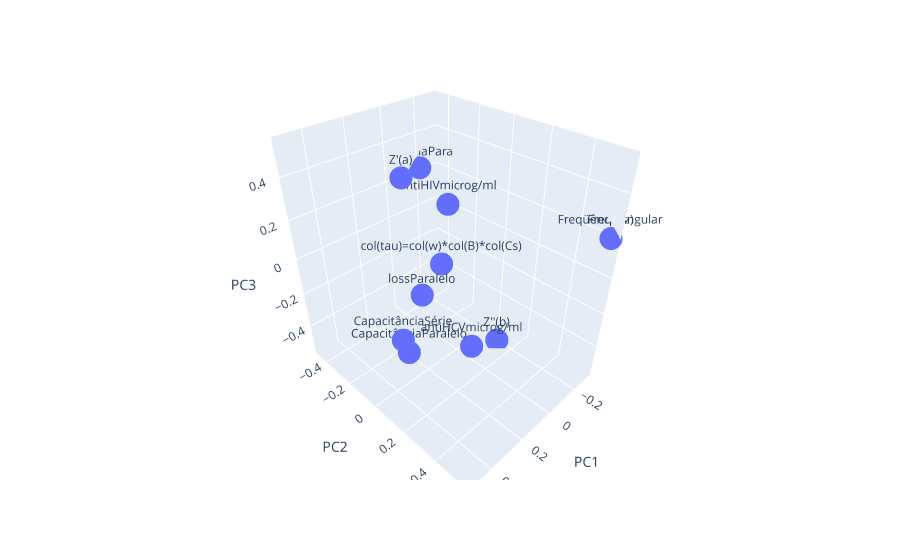

Notebook cell for this chart:
### Code cell
# 5. Loadings Plot

loadings_label = df_loadings.index
# loadings_label = df_loadings.index.str.strip(' (cm)')

fig = px.scatter_3d(df_loadings, x='PC1', y='PC2', z='PC3', text=loadings_label)
fig.show()

### Figure 1 — Plotly figure (JSON) as saved in the notebook; plotly's stock layout.template omitted (floating-point values rounded to 4 significant figures)
{"data": [{"hovertemplate": "PC1=%{x}<br>PC2=%{y}<br>PC3=%{z}<br>index=%{text}<extra></extra>", "legendgroup": "", "marker": {"color": "#636efa", "symbol": "circle"}, "mode": "markers+text", "name": "", "scene": "scene", "showlegend": false, "text": ["Freq(Hz)", "Z'(a)", "Z''(b)", "antiHIVmicrog/ml", "antiHCVmicrog/ml", "FreqüênciaAngular", "CapacitânciaSérie", "col(tau)=col(w)*col(B)*col(Cs)", "CapacitânciaParalelo", "ResistênciaParalelo", "lossParalelo"], "type": "scatter3d", "x": [-0.3146, 0.3721, -0.1701, -0.03621, 0.1014, -0.3146, 0.5087, 0.07054, 0.3805, -0.1927, 0.4213], "y": [0.5557, 0.08331, 0.1236, -0.1012, 0.191, 0.5557, 0.2072, -0.03567, 0.0782, -0.4605, 0.226], "z": [0.1977, 0.5348, -0.5501, 0.2116, -0.365, 0.1977, -0.04605, -0.02798, -0.29, 0.2254, 0.1321]}], "layout": {"legend": {"tracegroupgap": 0}, "margin": {"t": 60}, "scene": {"domain": {"x": [0, 1], "y": [0, 1]}, "xaxis": {"title": {"text": "PC1"}}, "yaxis": {"title": {"text": "PC2"}}, "zaxis": {"title": {"text": "PC3"}}}}}
